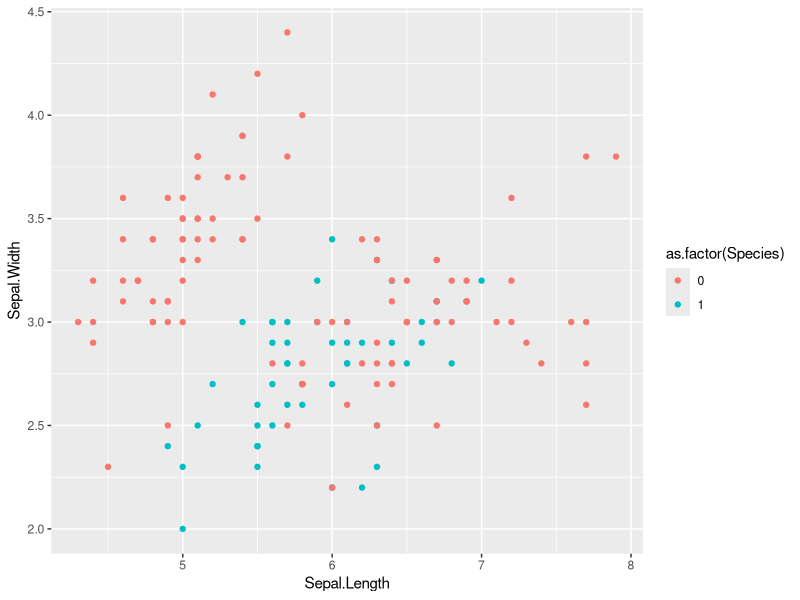
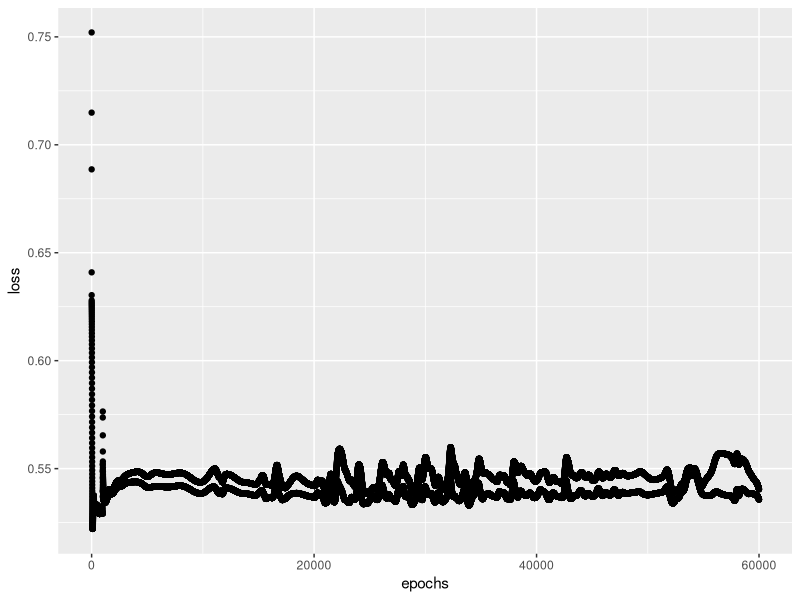

R code for these plots, in order:
library(tidyverse)
library(caret)

set.seed(69)
data("iris")
dataset <- iris %>% select(Sepal.Length, Sepal.Width, Species) %>% mutate(Species = ifelse(Species == 'versicolor', 1, 0))
ggplot(dataset, aes(x=Sepal.Length, y=Sepal.Width, col=as.factor(Species))) + geom_point()
train_idx <- sample(nrow(dataset), 0.8*nrow(dataset))
train <- dataset[train_idx,]
test <- dataset[-train_idx,]

X_train <- scale(train[, c(1:2)])
y_train <- train$Species
dim(y_train) <- c(length(y_train), 1) # add extra dimension to vector
X_test <- scale(test[, c(1:2)])
y_test <- test$Species
dim(y_test) <- c(length(y_test), 1) # add extra dimension to vector
X_train <- as.matrix(X_train, byrow=TRUE)
X_train <- t(X_train)
y_train <- as.matrix(y_train, byrow=TRUE)
y_train <- t(y_train)
X_test <- as.matrix(X_test, byrow=TRUE)
X_test <- t(X_test)
y_test <- as.matrix(y_test, byrow=TRUE)
y_test <- t(y_test)

getLayerSize <- function(X, y, hidden_n) {
  size <- list("n_x" = dim(X)[1],
               "n_h" = hidden_n,
               "n_y" = dim(y)[1])
  return (size)
}

layer_size <- getLayerSize(X_train, y_train, 4)

initializeParameters <- function(X, list_layer_size){
  m <- dim(data.matrix(X))[2]
  n_x <- list_layer_size$n_x
  n_h <- list_layer_size$n_h
  n_y <- list_layer_size$n_y
  W1 <- matrix(runif(n_h * n_x), nrow = n_h, ncol = n_x, byrow = TRUE) * 0.01
  b1 <- matrix(rep(0, n_h), nrow = n_h)
  W2 <- matrix(runif(n_y * n_h), nrow = n_y, ncol = n_h, byrow = TRUE) * 0.01
  b2 <- matrix(rep(0, n_y), nrow = n_y)
  params <- list("W1" = W1,
                 "b1" = b1,
                 "W2" = W2,
                 "b2" = b2)
  return (params)
}

init_params <- initializeParameters(X_train, layer_size)
lapply(init_params, function(x) dim(x))

sigmoid <- function(x) {
  return (1 / (1 + exp(-x)))
}

forwardPropagation <- function(X, params, list_layer_size){
  m <- dim(X)[2]
  n_h <- list_layer_size$n_h
  n_y <- list_layer_size$n_y
  W1 <- params$W1
  b1 <- params$b1
  W2 <- params$W2
  b2 <- params$b2
  b1_new <- matrix(rep(b1, m), nrow = n_h)
  b2_new <- matrix(rep(b2, m), nrow = n_y)
  Z1 <- W1 %*% X + b1_new
  A1 <- sigmoid(Z1)
  Z2 <- W2 %*% A1 + b2_new
  A2 <- sigmoid(Z2)
  cache <- list("Z1" = Z1,
                "A1" = A1,
                "Z2" = Z2,
                "A2" = A2)
  return (cache)
}

fwd_prop <- forwardPropagation(X_train, init_params, layer_size)
lapply(fwd_prop, function(x) dim(x))
  
computeCost <- function(X, y, cache) {
  m <- dim(X)[2]
  A2 <- cache$A2
  logprobs <- (log(A2) * y) + (log(1-A2) * (1-y))
  cost <- -sum(logprobs/m)
  return (cost)
}
cost <- computeCost(X_train, y_train, fwd_prop)
cost

backwardPropagation <- function(X, y, cache, params, list_layer_size){
  m <- dim(X)[2]
  n_x <- list_layer_size$n_x
  n_h <- list_layer_size$n_h
  n_y <- list_layer_size$n_y
  A2 <- cache$A2
  A1 <- cache$A1
  W2 <- params$W2
  dZ2 <- A2 - y
  dW2 <- 1/m * (dZ2 %*% t(A1))
  db2 <- matrix(1/m * sum(dZ2), nrow = n_y)
  db2_new <- matrix(rep(db2, m), nrow = n_y)
  dZ1 <- (t(W2) %*% dZ2) * (1 - A1^2)
  dW1 <- 1/m * (dZ1 %*% t(X))
  db1 <- matrix(1/m * sum(dZ1), nrow = n_h)
  db1_new <- matrix(rep(db1, m), nrow = n_h)
  grads <- list("dW1" = dW1,
                "db1" = db1,
                "dW2" = dW2,
                "db2" = db2)
  return(grads)
}

back_prop<-backwardPropagation(X_train,y_train,fwd_prop,init_params,layer_size)
lapply(back_prop, function(x) dim(x))

updateParameters <- function (grads, params, learning_rate){
  W1 <- params$W1
  b1 <- params$b1
  W2 <- params$W2
  b2 <- params$b2
  dW1 <- grads$dW1
  db1 <- grads$db1
  dW2 <- grads$dW2
  db2 <- grads$db2
  W1 <- W1 - learning_rate * dW1
  b1 <- b1 - learning_rate * db1
  W2 <- W2 - learning_rate * dW2
  b2 <- b2 - learning_rate * db2
  updated_params <- list("W1" = W1,
                         "b1" = b1,
                         "W2" = W2,
                         "b2" = b2)
  return (updated_params)
}

update_params <- updateParameters(back_prop, init_params, learning_rate = 0.01)
lapply(update_params, function(x) dim(x))

trainModel <- function(X, y, num_iteration, hidden_neurons, lr){
  layer_size <- getLayerSize(X, y, hidden_neurons)
  init_params <- initializeParameters(X, layer_size)
  cost_history <- c()
  for (i in 1:num_iteration) {
    fwd_prop <- forwardPropagation(X, init_params, layer_size)
    cost <- computeCost(X, y, fwd_prop)
    back_prop <- backwardPropagation(X, y, fwd_prop, init_params, layer_size)
    update_params <- updateParameters(back_prop, init_params, learning_rate = lr)
    init_params <- update_params
    cost_history <- c(cost_history, cost)
    if (i %% 10000 == 0) cat("Iteration", i, " | Cost: ", cost, "\n")
  }
  model_out <- list("updated_params" = update_params,
                    "cost_hist" = cost_history)
  return (model_out)
}

EPOCHS = 60000
HIDDEN_NEURONS = 40
LEARNING_RATE = 0.1
train_model <- trainModel(X_train, y_train, hidden_neurons = HIDDEN_NEURONS, num_iteration = EPOCHS, lr = LEARNING_RATE)

nn_lr09 <- trainModel(X_train, y_train, hidden_neurons = HIDDEN_NEURONS, num_iteration = EPOCHS, lr = 0.9)
nn_lr01 <- trainModel(X_train, y_train, hidden_neurons = HIDDEN_NEURONS, num_iteration = EPOCHS, lr = 0.1)

loss_lr09 <- tibble(epochs=1:EPOCHS, loss=nn_lr09$cost_hist)
ggplot(loss_lr09, aes(x=epochs,y=loss)) + geom_point()

logreg_model <- glm(Species~.,data=train)
logreg_preds <- predict(logreg_model,test[,1:2])
logreg_preds <- round(logreg_preds)
layer_size <- getLayerSize(X_train,y_test,HIDDEN_NEURONS)
params <- nn_lr01 $updated_params
fwd_prop <- forwardPropagation(X_test,params,layer_size)
mm_pred <- round(fwd_prop $A2)

confusionMatrix(as.factor(y_test),as.factor(logreg_preds))
confusionMatrix(as.factor(y_test),as.factor(mm_pred))

